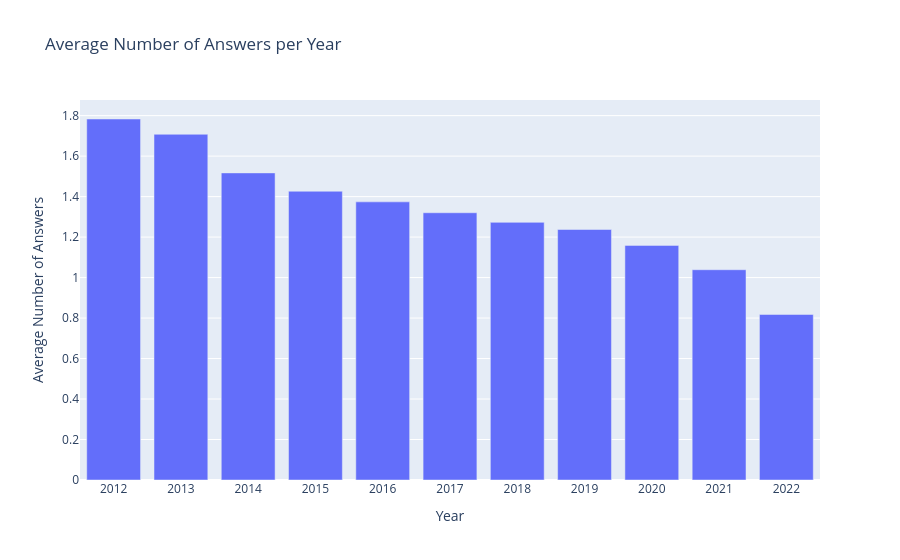

Here is the notebook cell this chart was saved with:
### Code cell
# Plot Number of Answers vs Year
# As the data is to heavy groupby year to plot
grouped = numeric_df.groupby("year")["answer_count"].mean().reset_index()
grouped = grouped.dropna()

fig = go.Figure()
fig.add_trace(go.Bar(
    x=grouped["year"].astype(str),
    y=grouped["answer_count"]
))

fig.update_layout(
    title="Average Number of Answers per Year",
    xaxis_title="Year",
    yaxis_title="Average Number of Answers"
)
fig.show()

### Figure 1 — Plotly figure (JSON) as saved in the notebook; plotly's stock layout.template omitted (floating-point values rounded to 4 significant figures)
{"data": [{"type": "bar", "x": ["2012", "2013", "2014", "2015", "2016", "2017", "2018", "2019", "2020", "2021", "2022"], "y": [1.783, 1.708, 1.517, 1.426, 1.374, 1.32, 1.273, 1.237, 1.159, 1.039, 0.8177]}], "layout": {"title": {"text": "Average Number of Answers per Year"}, "xaxis": {"title": {"text": "Year"}}, "yaxis": {"title": {"text": "Average Number of Answers"}}}}
